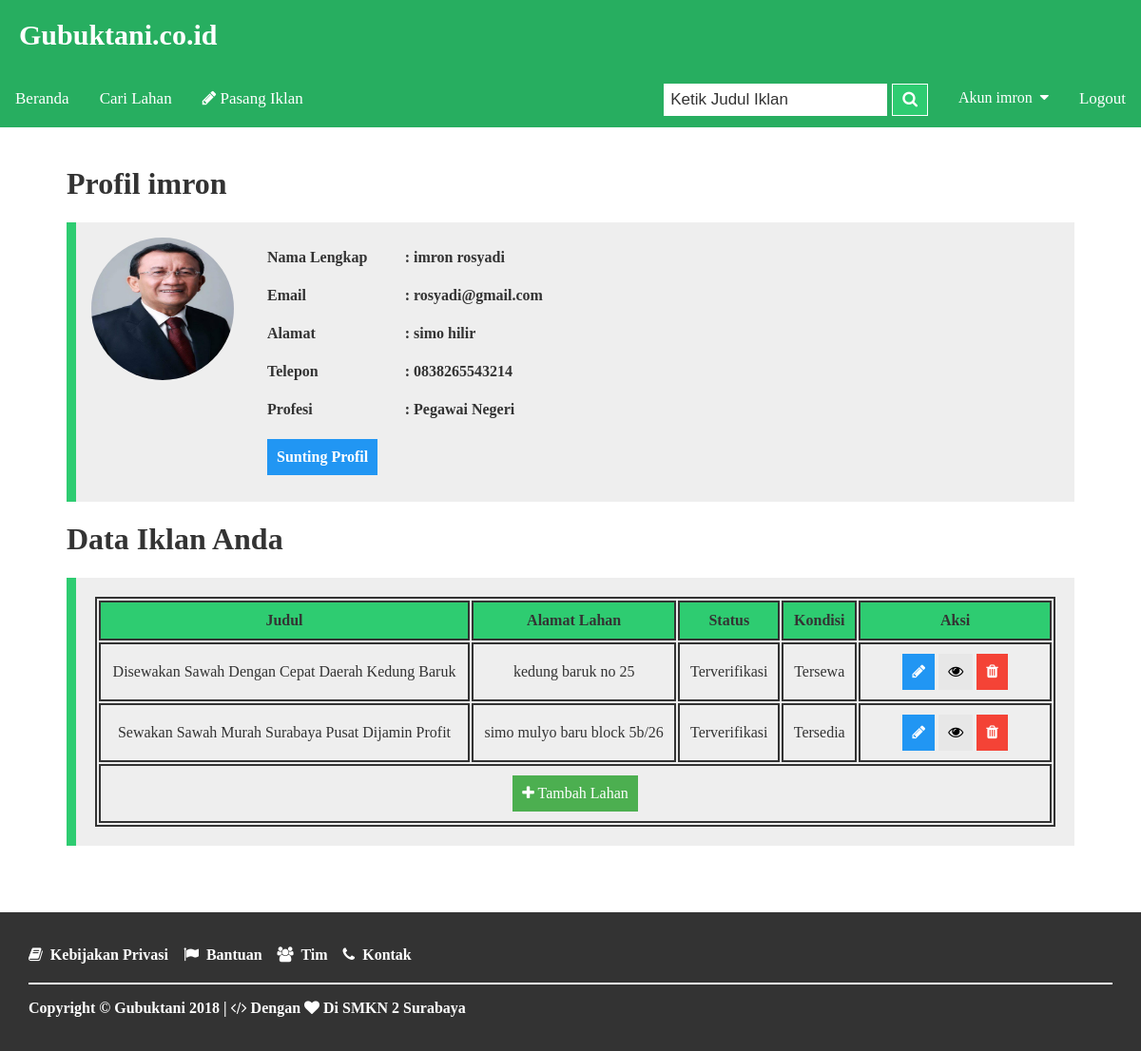
/ui/akun.php (signed in), run on the app's committed database.
### tables this page shows
CREATE TABLE `tb_user` (
  `id_user` int(8) NOT NULL,
  `nama_depan` varchar(15) NOT NULL,
  `nama_belakang` varchar(60) NOT NULL,
  `email` varchar(60) NOT NULL,
  `password` varchar(255) NOT NULL,
  `alamat` varchar(100) NOT NULL,
  `telepon` varchar(13) NOT NULL,
  `profesi` varchar(20) NOT NULL,
  `foto` varchar(200) NOT NULL,
  `create_at` varchar(100) DEFAULT NULL,
  `update_at` varchar(100) DEFAULT NULL
);

CREATE TABLE `tb_lahan` (
  `id_lahan` int(11) NOT NULL,
  `id_user` int(11) NOT NULL,
  `id_kategori` int(11) NOT NULL,
  `judul` varchar(100) NOT NULL,
  `alamat_lahan` varchar(100) NOT NULL,
  `luas` varchar(7) NOT NULL,
  `sertifikasi` varchar(60) NOT NULL,
  `deskripsi` text NOT NULL,
  `harga` int(11) NOT NULL,
  `kurun_sewa` varchar(10) NOT NULL,
  `status` varchar(20) NOT NULL,
  `kondisi` varchar(10) NOT NULL,
  `fasilitas_irigasi` varchar(60) NOT NULL,
  `fasilitas_tanah` varchar(60) NOT NULL,
  `fasilitas_jalan` varchar(60) NOT NULL,
  `fasilitas_pemandangan` varchar(60) NOT NULL,
  `foto_lahan` varchar(255) NOT NULL,
  `fieldCreate_at` varchar(100) DEFAULT NULL,
  `fieldUpdate_at` varchar(100) DEFAULT NULL
);

### ui/User.php (called while the page is built, shortened)
<?php
    class User
    {
        private $db;
        function __construct($db_conn)
        {
            $this->db = $db_conn;
        }
        public function isLoggedIn(){
            if(isset($_SESSION['user_session']))
            {
                return true;
            }
        }
        public function getUser(){
            try {
                $query = $this->db->prepare("SELECT * FROM tb_user WHERE id_user = :id_user");
                $query->bindParam(":id_user", $_SESSION['user_session']);
                $query->execute();
                return $query->fetch();
            } catch (PDOException $e) {
                echo $e->getMessage();
                return false;
            }
        }
    }
?>

### ui/akun.php (the view, shortened to what this page needs)
<?php
    require_once "db.php";
    require_once "User.php";
    $user = new User($db);
    $currentUser = $user->getUser();
    $query = $db->prepare("SELECT * FROM tb_user WHERE id_user = $currentUser[id_user] ");
    $query->execute();
    $data = $query->fetch();
    $currentUser = $user->getUser();
 ?>
<!DOCTYPE html>
<html>
<head>
	<link rel="stylesheet" type="text/css" href="css/style.css">
  <link rel="stylesheet" type="text/css" href="css/font-awesome.min.css">
</head>
<body onscroll="myFunction()">
<div class="header">
  <h1>Gubuktani.co.id</h1>
</div>
<?php include "template/header.php"; ?>
<div class="content content-akun">
  <h1>Profil <?php echo $currentUser['nama_depan'] ?></h1>
  <div class="container-akun">
    <img src="images/<?php echo $data['foto'] ?>" alt="Avatar" style="width:150px; height:150px;">
    <div class="akun-isi" >
     <table class="tbakun" border="0">
      <tr>
        <th class="tbakunhead">Nama Lengkap</th><th>: <?php echo $data['nama_depan'] . '&nbsp;' . $data['nama_belakang'] ?></th>
      </tr>
      <tr>
        <th>Email </th><th>: <?php echo $data['email'] ?></th>
      </tr>
      <tr>
        <th>Alamat </th><th>: <?php echo $data['alamat'] ?></th>
      </tr>
      <tr>
        <th>Telepon </th><th>: <?php echo $data['telepon'] ?></th>
      </tr>
      <tr>
        <th>Profesi </th><th>: <?php echo $data['profesi'] ?></th>
      </tr>
      <tr>
        <th colspan="2"><a href="akunEdit.php?id_user=<?php echo $currentUser['id_user'] ?>" class="btn info">Sunting Profil</a></th>
      </tr>
    </table>
    </div>
  </div>
    <h1>Data Iklan Anda</h1>
    <div class="container-data">
        <table class="akun-table">
          <tr>
            <th>Judul</th>
            <th>Alamat Lahan</th>
            <th>Status</th>
            <th>Kondisi</th>
            <th class="aksi">Aksi</th>
          </tr>
          <?php
            $fieldSql = "SELECT * FROM tb_lahan INNER JOIN tb_user ON tb_lahan.id_user=tb_user.id_user ORDER BY fieldCreate_at DESC";
            $fieldQuery = $db->prepare($fieldSql);
            $fieldQuery->execute();
            $fields = $fieldQuery->fetchAll();
           ?>
           <?php
           foreach ($fields as $field) {
           if($field['id_user'] == $currentUser['id_user']){
           ?>
          <tr>
            <td><?php echo $field['judul']; ?></td>
            <td><?php echo $field['alamat_lahan']; ?></td>
            <td><?php echo $field['status']; ?></td>
            <td><?php echo $field['kondisi']; ?></td>
            <td class="aksi">
              <a href="fieldEdit.php?id_lahan=<?php echo $field['id_lahan']?>" class="btn info" title="perbarui iklan"><i class="fa fa-pencil"></i></a>
              <a href="fieldDetail.php?id_lahan=<?php echo $field['id_lahan']?>" class="btn default" title="lihat iklan"><i class="fa fa-eye"></i></a>
              <a href="fieldProses.php?id_lahan=<?php echo $field['id_lahan']; ?>" class="btn danger" title="hapus iklan"><i class="fa fa-trash"></i></a>
            </td>
          </tr>
          <?php   } ?>
          <?php } ?>
          <tr>
            <td colspan="5">
              <a href="fieldAdd.php" class="btn success"><i class="fa fa-plus"></i> Tambah Lahan</a>
            </td>
          </tr>
        </table>
    </div>
</div>
<?php include "template/footer.php"; ?>
</body>
</html>

### ui/Template/header.php (shortened to what this page needs)
<?php
  $a = $_SERVER['PHP_SELF'];
  $b = "/gubuktani/ui/";
  $c = array(
    "index.php",
    "login.php",
    "register.php",
    "akun.php",
    "akunEdit.php",
    "akunEditPass.php",
    "fieldAdd.php",
    "searchField.php",
  );
  $d = "active";
?>
<div class="topnav" id="navbar">
  <a href="<?php echo $c[0] ?>" class="<?php if($a == $b . $c[0]){echo $d;}?>">Beranda</a>
  <a href="<?php echo $c[7] ?>" class="<?php if($a == $b . $c[7]){echo $d;}?>">Cari Lahan</a>
  <a href='fieldAdd.php' class="<?php if(($a == $b . $c[6])){echo $d;}?>"><i class='fa fa-pencil'></i> Pasang Iklan</a>
  <?php
    if(!$user->isLoggedIn()){?>
          <a href='login.php' class="<?php if(($a == $b . $c[1]) || ($a == $b . $c[2])){echo $d;}?>" style='float:right;'>Login</a>
        <?php }else{ ?>
          <a href='logout.php' style='float:right;'>Logout</a>
          <div class="dropdown">
            <button class="dropbtn">Akun <?php echo $currentUser['nama_depan'] ?>&nbsp;
              <i class="fa fa-caret-down"></i>
            </button>
          </div>
       <?php } ?>
  <div class="search-container">
    <form action="index.php" method="get">
      <input type="text" placeholder="Ketik Judul Iklan" name="cari" required/>
      <button type="submit"><i class="fa fa-search"></i></button>
    </form>
  </div>
</div>

### ui/css/style.css (style rules this page uses)
body,html { margin: 0; font-family: raleway; height: 100%; color: #333; }
.header { color: #FFF; background: #27ae60; padding: 20px; }
.header h1 { margin: 0; font-family: segoe script; font-weight: bold; font-size:30px; }
.topnav { overflow: hidden; background-color: #27ae60; color: #fff; }
.topnav a { float: left; display: block; text-align: center; padding: 20px 16px; text-decoration: none; font-size: 17px; color: #fff; }
.topnav .search-container { float: right; }
.topnav input[type=text] { padding: 6px; margin-top: 14px; margin-right: 5px; font-size: 17px; border: none; background: #fff; border: 1px solid #fff; color: #333; }
.topnav .search-container button { float: right; padding: 6px 10px; margin-top: 14px; margin-right: 16px; background: #2ecc71; font-size: 17px; border: none; cursor: pointer; border: 1px solid #fff; color: #fff; }
.dropdown { float: right; overflow: hidden; }
.dropdown .dropbtn { font-size: 16px; border: none; outline: none; color: white; padding: 20px 16px; background-color: inherit; font-family: inherit; margin: 0; }
.content { padding: 20px; text-align: justify; max-width: 1100px; margin: auto; margin-bottom: 50px; }
* { box-sizing: border-box; }
.container-akun { background-color: #eee; padding: 16px; margin: 16px 0; border-left:10px solid #2ecc71; }
.container-akun::after { content: ""; clear: both; display: table; }
.container-akun img { float: left; margin-right: 20px; border-radius: 100%; }
.container-data { background: #eee; float: none; width: 100%; padding: 20px; border-left:10px solid #2ecc71; }
table { width: 100%; text-align: center; }
th, td { padding: 10px; }
.aksi { min-width: 200px; }
table .btn { padding: 10px; }
.tbakun { width: 83%; float: right; text-align: left; }
.tbakunhead { width: 17%; }
.akun-table { border:2px solid #333; }
.akun-table th { background: #2ecc71; }
.akun-table th,.akun-table td { border:2px solid #333; }
a { text-decoration: none; }
.btn { border: none; color: white; padding: 14px 28px; text-align: center; display: inline-block; font-size: 16px; }
.success { background-color: #4CAF50; }
.info { background-color: #2196F3; }
.danger { background-color: #f44336; }
.default { background-color: #e7e7e7; color: black; }

### data on the page
tb_user: nama_depan "imron", foto (picture), nama_belakang "rosyadi", email "rosyadi@gmail.com", alamat "simo hilir", telepon "0838265543214", profesi "Pegawai Negeri"
tb_lahan: judul "Disewakan Sawah Dengan Cepat Daerah Kedung Baruk", alamat_lahan "kedung baruk no 25", status "Terverifikasi", kondisi "Tersewa"
tb_lahan: judul "Sewakan Sawah Murah Surabaya Pusat Dijamin Profit", alamat_lahan "simo mulyo baru block 5b/26", status "Terverifikasi", kondisi "Tersedia"
